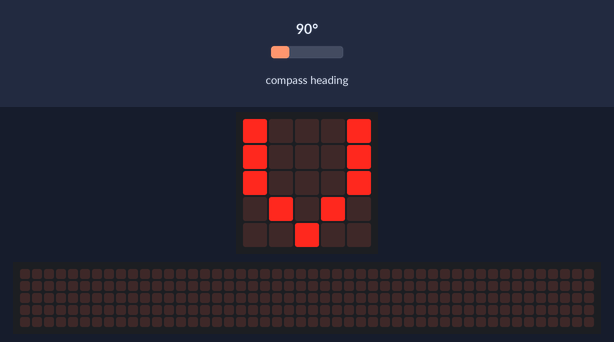
Recording of a program running on a simulated BBC micro:bit (MakeCode). Parts: the board's 5×5 LED display, a strip that is not on the board, showing the scrolling text unrolled. The test bench sets the inputs (shaded band); at power-on: compass heading 90°. The 48×5 strip is a reading aid, not a part: it shows the text the display is scrolling, unrolled, one strip-width of it at a time; the compass is already calibrated.

Above: at 1.2 s.
1.3 s: compass heading set to 125°
2.8 s: compass heading set to 134°
At 3.15 s:
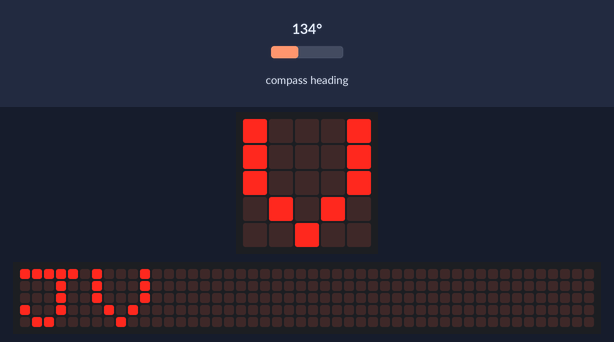
5.0 s: compass heading set to 7°
At 7.0 s:
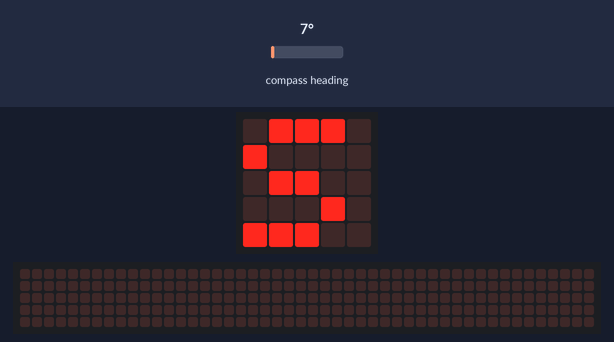
7.3 s: compass heading set to 36°
8.8 s: compass heading set to 46°
At 8.95 s:
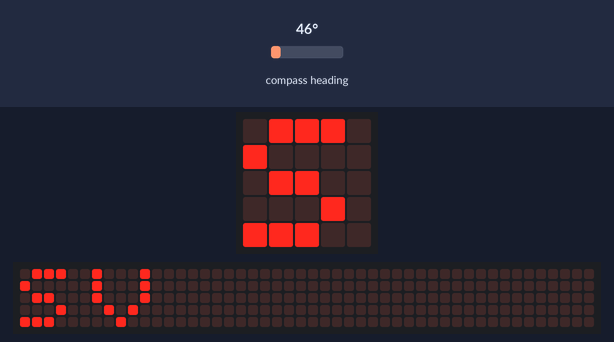
10.8 s: compass heading set to 52°
At 12.8 s:
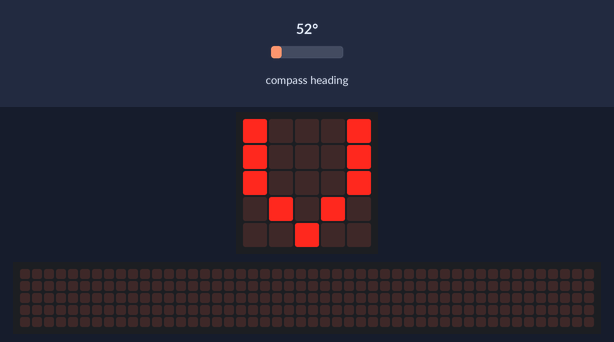
Timing chart, 0 to 14.1 s (numbered marks = the images above; inputs shaded):
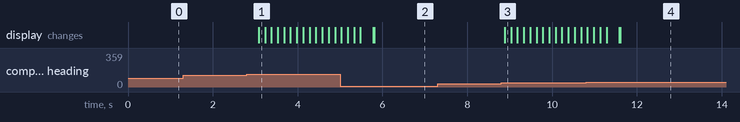

Measured:
- the behaviour switches between 131 and 132° on compass heading (found by bisection; images 0 and 1)
- the behaviour switches between 40 and 41° on compass heading (found by bisection; images 2 and 3)
- the behaviour switches between 48 and 49° on compass heading (found by bisection; images 3 and 4)
- after the input at 1.3 s, every drawn part: stays the same
- after the input at 2.8 s, the display: changes after 0.28 s (image 1)
- after the input at 5.0 s, the display: first differs from a run without the input after 0.80 s (image 2)
- after the input at 7.3 s, every drawn part: stays the same
- after the input at 8.8 s, the display: changes after 0.08 s (image 3)
- after the input at 10.8 s, the display: first differs from a run without the input after 0.80 s (image 4)

The program:

main.ts
```typescript
let stupně = 0
basic.forever(function () {
    stupně = input.compassHeading()
    if (stupně > 330 || stupně < 39) {
        basic.showString("S")
    } else if (stupně > 40 && stupně < 49) {
        basic.showString("SV")
    } else if (stupně > 50 && stupně < 130) {
        basic.showString("V")
    } else if (stupně > 131 && stupně < 150) {
        basic.showString("JV")
    } else if (stupně > 151 && stupně < 210) {
        basic.showString("J")
    } else if (stupně > 211 && stupně < 230) {
        basic.showString("JZ")
    } else if (stupně > 231 && stupně < 310) {
        basic.showString("Z")
    } else if (stupně > 311 && stupně < 330) {
        basic.showString("SZ")
    } else {

    }
})
```

test.ts
```typescript
// Tady jsou testy. Při použití tohoto balíčku jako rozšíření nebude zkompilováno.
```
